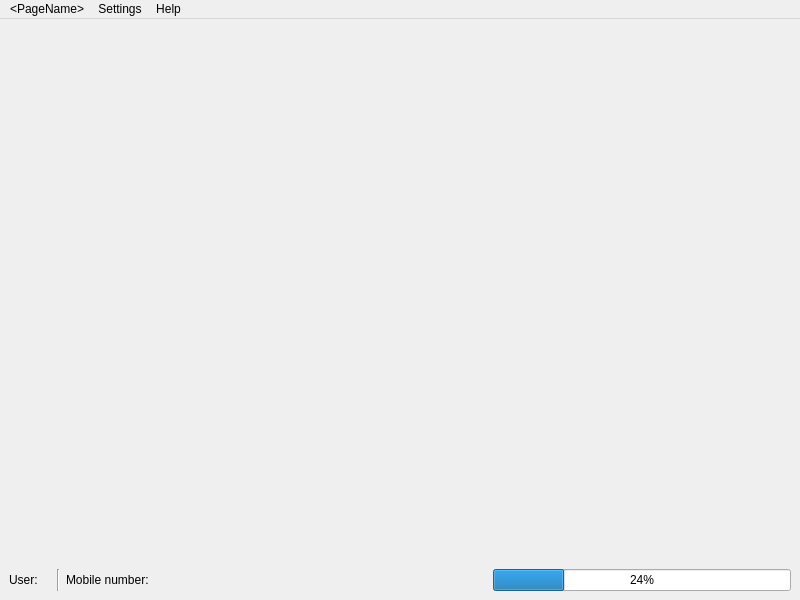
<?xml version="1.0" encoding="UTF-8"?>
<ui version="4.0">
 <class>MainWindowManage</class>
 <widget class="QMainWindow" name="MainWindowManage">
  <property name="geometry">
   <rect>
    <x>0</x>
    <y>0</y>
    <width>800</width>
    <height>600</height>
   </rect>
  </property>
  <property name="windowTitle">
   <string>Management</string>
  </property>
  <widget class="QWidget" name="centralwidget">
   <layout class="QVBoxLayout" name="verticalLayout">
    <item>
     <widget class="QStackedWidget" name="stackedWidgetManage">
      <widget class="QWidget" name="pageSales"/>
      <widget class="QWidget" name="pageTransaction"/>
      <widget class="QWidget" name="pageItem"/>
      <widget class="QWidget" name="pageStock"/>
      <widget class="QWidget" name="pagePromo"/>
      <widget class="QWidget" name="pageReward"/>
      <widget class="QWidget" name="pageMember"/>
      <widget class="QWidget" name="pageUser"/>
     </widget>
    </item>
    <item>
     <layout class="QHBoxLayout" name="horizontalLayout_2">
      <item>
       <layout class="QHBoxLayout" name="horizontalLayout">
        <item>
         <layout class="QHBoxLayout" name="horizontalLayout_4">
          <item>
           <widget class="QLabel" name="label_2">
            <property name="text">
             <string>User:</string>
            </property>
           </widget>
          </item>
          <item>
           <widget class="QLabel" name="labelFullName">
            <property name="text">
             <string>&lt;FullName&gt;</string>
            </property>
           </widget>
          </item>
         </layout>
        </item>
        <item>
         <widget class="Line" name="line">
          <property name="orientation">
           <enum>Qt::Vertical</enum>
          </property>
         </widget>
        </item>
        <item>
         <layout class="QHBoxLayout" name="horizontalLayout_5">
          <item>
           <widget class="QLabel" name="label">
            <property name="text">
             <string>Mobile number:</string>
            </property>
           </widget>
          </item>
          <item>
           <widget class="QLabel" name="labelMobileNumber">
            <property name="text">
             <string>&lt;MobileNumber&gt;</string>
            </property>
           </widget>
          </item>
         </layout>
        </item>
        <item>
         <spacer name="horizontalSpacer">
          <property name="orientation">
           <enum>Qt::Horizontal</enum>
          </property>
          <property name="sizeHint" stdset="0">
           <size>
            <width>40</width>
            <height>20</height>
           </size>
          </property>
         </spacer>
        </item>
        <item>
         <layout class="QHBoxLayout" name="horizontalLayout_3">
          <item>
           <widget class="QLabel" name="labelDatabaseSource">
            <property name="text">
             <string>&lt;DatabaseSouce&gt;</string>
            </property>
           </widget>
          </item>
          <item>
           <widget class="QProgressBar" name="progressBarStorage">
            <property name="value">
             <number>24</number>
            </property>
           </widget>
          </item>
         </layout>
        </item>
       </layout>
      </item>
     </layout>
    </item>
   </layout>
  </widget>
  <widget class="QMenuBar" name="menubar">
   <property name="geometry">
    <rect>
     <x>0</x>
     <y>0</y>
     <width>800</width>
     <height>21</height>
    </rect>
   </property>
   <widget class="QMenu" name="menuManage">
    <property name="title">
     <string>&lt;PageName&gt;</string>
    </property>
    <addaction name="actionSales"/>
    <addaction name="actionTransaction"/>
    <addaction name="separator"/>
    <addaction name="actionItem"/>
    <addaction name="actionStock"/>
    <addaction name="actionPromo"/>
    <addaction name="actionReward"/>
    <addaction name="actionMember"/>
    <addaction name="separator"/>
    <addaction name="actionUser"/>
    <addaction name="separator"/>
    <addaction name="actionLogout"/>
   </widget>
   <widget class="QMenu" name="menuSettings">
    <property name="title">
     <string>Settings</string>
    </property>
    <addaction name="actionOrganizationConfig"/>
    <addaction name="separator"/>
    <addaction name="actionUserConfig"/>
   </widget>
   <widget class="QMenu" name="menuHelp">
    <property name="title">
     <string>Help</string>
    </property>
   </widget>
   <addaction name="menuManage"/>
   <addaction name="menuSettings"/>
   <addaction name="menuHelp"/>
  </widget>
  <action name="actionSales">
   <property name="checkable">
    <bool>true</bool>
   </property>
   <property name="text">
    <string>Sales</string>
   </property>
  </action>
  <action name="actionTransaction">
   <property name="checkable">
    <bool>true</bool>
   </property>
   <property name="text">
    <string>Transaction</string>
   </property>
  </action>
  <action name="actionItem">
   <property name="checkable">
    <bool>true</bool>
   </property>
   <property name="text">
    <string>Item</string>
   </property>
  </action>
  <action name="actionStock">
   <property name="checkable">
    <bool>true</bool>
   </property>
   <property name="text">
    <string>Stock</string>
   </property>
  </action>
  <action name="actionPromo">
   <property name="checkable">
    <bool>true</bool>
   </property>
   <property name="text">
    <string>Promo</string>
   </property>
  </action>
  <action name="actionReward">
   <property name="checkable">
    <bool>true</bool>
   </property>
   <property name="text">
    <string>Reward</string>
   </property>
  </action>
  <action name="actionMember">
   <property name="checkable">
    <bool>true</bool>
   </property>
   <property name="text">
    <string>Member</string>
   </property>
  </action>
  <action name="actionLogout">
   <property name="checkable">
    <bool>false</bool>
   </property>
   <property name="text">
    <string>Logout</string>
   </property>
  </action>
  <action name="actionUser">
   <property name="checkable">
    <bool>true</bool>
   </property>
   <property name="text">
    <string>User</string>
   </property>
  </action>
  <action name="actionOrganizationConfig">
   <property name="text">
    <string>&lt;OrganizationName&gt;</string>
   </property>
  </action>
  <action name="actionUserConfig">
   <property name="text">
    <string>&lt;UserName&gt;</string>
   </property>
  </action>
 </widget>
 <resources/>
 <connections/>
</ui>
